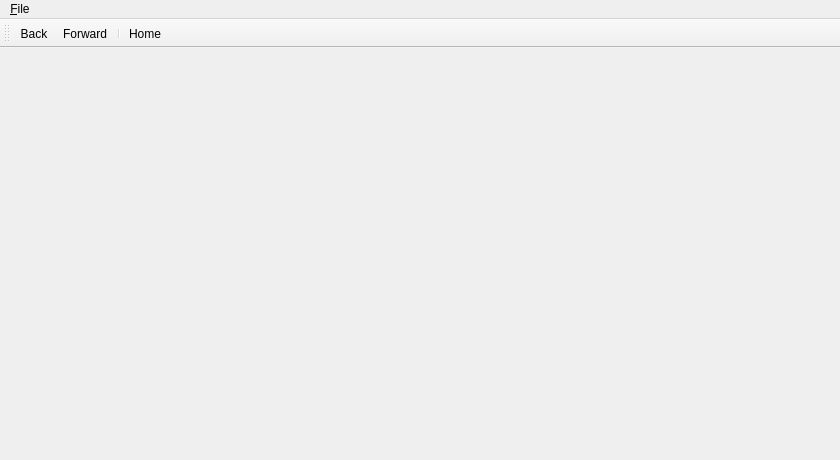
<?xml version="1.0" encoding="UTF-8"?>
<ui version="4.0">
 <class>HelpBA</class>
 <widget class="QMainWindow" name="HelpBA">
  <property name="enabled">
   <bool>true</bool>
  </property>
  <property name="geometry">
   <rect>
    <x>0</x>
    <y>0</y>
    <width>840</width>
    <height>460</height>
   </rect>
  </property>
  <property name="windowTitle">
   <string>Kodos Help</string>
  </property>
  <property name="windowIcon">
   <iconset resource="../kodos.qrc">
    <normaloff>:/images/kodos_icon.png</normaloff>:/images/kodos_icon.png</iconset>
  </property>
  <widget class="QWidget" name="widget"/>
  <widget class="QToolBar" name="toolBar">
   <attribute name="toolBarArea">
    <enum>TopToolBarArea</enum>
   </attribute>
   <attribute name="toolBarBreak">
    <bool>false</bool>
   </attribute>
   <addaction name="fileBackAction"/>
   <addaction name="fileForwardAction"/>
   <addaction name="separator"/>
   <addaction name="fileHomeAction"/>
  </widget>
  <widget class="QMenuBar" name="menubar">
   <property name="geometry">
    <rect>
     <x>0</x>
     <y>0</y>
     <width>840</width>
     <height>30</height>
    </rect>
   </property>
   <widget class="QMenu" name="fileMenu">
    <property name="title">
     <string>&amp;File</string>
    </property>
    <addaction name="separator"/>
    <addaction name="fileHomeAction"/>
    <addaction name="fileBackAction"/>
    <addaction name="fileForwardAction"/>
    <addaction name="separator"/>
    <addaction name="fileExitAction"/>
   </widget>
   <addaction name="fileMenu"/>
  </widget>
  <action name="fileHomeAction">
   <property name="icon">
    <iconset resource="../kodos.qrc">
     <normaloff>:/images/go-home.png</normaloff>:/images/go-home.png</iconset>
   </property>
   <property name="text">
    <string>Home</string>
   </property>
   <property name="iconText">
    <string>Home</string>
   </property>
   <property name="shortcut">
    <string>Ctrl+H</string>
   </property>
   <property name="name" stdset="0">
    <cstring>fileHomeAction</cstring>
   </property>
  </action>
  <action name="fileBackAction">
   <property name="icon">
    <iconset resource="../kodos.qrc">
     <normaloff>:/images/go-previous.png</normaloff>:/images/go-previous.png</iconset>
   </property>
   <property name="text">
    <string>Back</string>
   </property>
   <property name="iconText">
    <string>Back</string>
   </property>
   <property name="shortcut">
    <string>Ctrl+B</string>
   </property>
   <property name="name" stdset="0">
    <cstring>fileBackAction</cstring>
   </property>
  </action>
  <action name="fileForwardAction">
   <property name="icon">
    <iconset resource="../kodos.qrc">
     <normaloff>:/images/go-next.png</normaloff>:/images/go-next.png</iconset>
   </property>
   <property name="text">
    <string>Forward</string>
   </property>
   <property name="iconText">
    <string>Forward</string>
   </property>
   <property name="shortcut">
    <string>Ctrl+F</string>
   </property>
   <property name="name" stdset="0">
    <cstring>fileForwardAction</cstring>
   </property>
  </action>
  <action name="fileExitAction">
   <property name="text">
    <string>Exit</string>
   </property>
   <property name="iconText">
    <string>Exit</string>
   </property>
   <property name="shortcut">
    <string>Ctrl+Q</string>
   </property>
   <property name="name" stdset="0">
    <cstring>fileExitAction</cstring>
   </property>
  </action>
 </widget>
 <layoutdefault spacing="6" margin="11"/>
 <resources>
  <include location="../kodos.qrc"/>
 </resources>
 <connections>
  <connection>
   <sender>fileExitAction</sender>
   <signal>triggered()</signal>
   <receiver>HelpBA</receiver>
   <slot>exitSlot()</slot>
   <hints>
    <hint type="sourcelabel">
     <x>-1</x>
     <y>-1</y>
    </hint>
    <hint type="destinationlabel">
     <x>20</x>
     <y>20</y>
    </hint>
   </hints>
  </connection>
  <connection>
   <sender>fileBackAction</sender>
   <signal>triggered()</signal>
   <receiver>HelpBA</receiver>
   <slot>backSlot()</slot>
   <hints>
    <hint type="sourcelabel">
     <x>-1</x>
     <y>-1</y>
    </hint>
    <hint type="destinationlabel">
     <x>20</x>
     <y>20</y>
    </hint>
   </hints>
  </connection>
  <connection>
   <sender>fileForwardAction</sender>
   <signal>triggered()</signal>
   <receiver>HelpBA</receiver>
   <slot>forwardSlot()</slot>
   <hints>
    <hint type="sourcelabel">
     <x>-1</x>
     <y>-1</y>
    </hint>
    <hint type="destinationlabel">
     <x>20</x>
     <y>20</y>
    </hint>
   </hints>
  </connection>
  <connection>
   <sender>fileHomeAction</sender>
   <signal>triggered()</signal>
   <receiver>HelpBA</receiver>
   <slot>homeSlot()</slot>
   <hints>
    <hint type="sourcelabel">
     <x>-1</x>
     <y>-1</y>
    </hint>
    <hint type="destinationlabel">
     <x>20</x>
     <y>20</y>
    </hint>
   </hints>
  </connection>
 </connections>
</ui>
